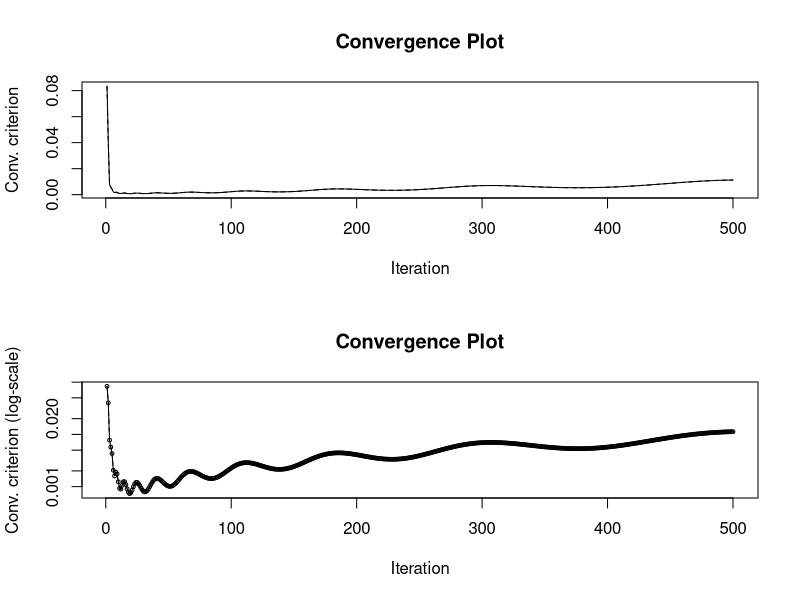

This figure's R source:
# --------------------------------------------------------------
# Computational Statistics
# Homework 1
# Name: Leon Löppert
# --------------------------------------------------------------

# Load dependencies ----
library(pracma)

# Problem 1.1 Conjugate Gradient Algorithm ----

CG <-
  function(A, b, x) {
    r <- b - A %*% x  # Initialize residual vector
    p <- r
    j <- 0
    
    conv <- Norm(r)
    
    if(all(b == 0)) {
      error <- Norm(r, Inf)
    }
    
    cat("Starting Conguate Gradient algorithm...\n")
    while (((Norm(r) / Norm(b)) > 1e-14) && j < 500) {
      alpha <- crossprod(r) / (t(p) %*% A %*% p)
      x <- x + c(alpha) * p
      rnew <- r - c(alpha) * (A %*% p)
      beta <- crossprod(rnew) / crossprod(r)
      p <- rnew + c(beta) * p
      r <- rnew
      j <- j + 1
      
      conv[j] <- Norm(r) / Norm(b)
      
      if(all(b == 0)) {
        err[j] <- Norm(x, Inf)
      }
      cat(sprintf('It. %3.0f: %20.16e', j, conv[j]), "\n")
    }
    cat("...finished! ")
    cat("The solution for x is:", x, "\n")

    par(mfrow = c(2, 1))
    
    plot(
      1:j,
      conv,
      type = 'l',
      col = 'black',
      main = 'Convergence Plot',
      xlab = 'Iteration',
      ylab = 'Conv. criterion', cex = 0.5
    )
    lines(1:j, conv, lty = 2, col = 'black')
    
    plot(
      1:j,
      conv,
      type = 'o',
      log = 'y',
      col = 'black',
      main = 'Convergence Plot',
      xlab = 'Iteration',
      ylab = 'Conv. criterion (log-scale)',
      cex = 0.5
    )
    lines(1:j, conv, lty = 2, col = 'black')
    
    return(list(conv = conv, x = x))
  }


# Testing algorithm ----
A <- matrix(c(4, 1, 2, 3), nrow = 2, byrow = TRUE)
x <- c(1, 2)
b <- A %*% x

x0 <- c(0,0)

CG_results <- CG(A, b, x0)
#CG_results

R_solver_results <- solve(A, b)
R_solver_results



